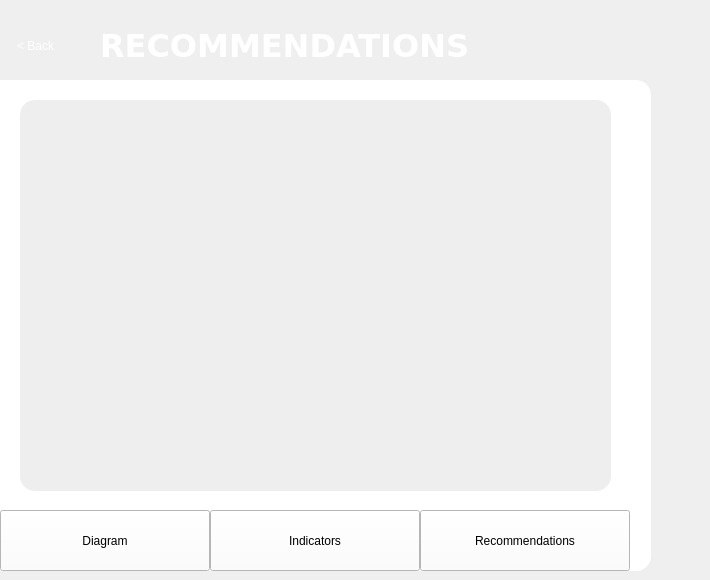
    <widget class="QWidget" name="recommendationPage">
     <widget class="QFrame" name="frame_7">
      <property name="geometry">
       <rect>
        <x>-50</x>
        <y>80</y>
        <width>701</width>
        <height>491</height>
       </rect>
      </property>
      <property name="styleSheet">
       <string notr="true">QFrame {
    border-radius: 15px;
    background-color: white;
    border: none;
    padding: 10px;
}</string>
      </property>
      <property name="frameShape">
       <enum>QFrame::StyledPanel</enum>
      </property>
      <property name="frameShadow">
       <enum>QFrame::Raised</enum>
      </property>
      <widget class="QPushButton" name="diagramButtonRec">
       <property name="geometry">
        <rect>
         <x>50</x>
         <y>430</y>
         <width>210</width>
         <height>61</height>
        </rect>
       </property>
       <property name="styleSheet">
        <string notr="true">background-color: white</string>
       </property>
       <property name="text">
        <string>Diagram</string>
       </property>
      </widget>
      <widget class="QPushButton" name="indicatorButtonRec">
       <property name="geometry">
        <rect>
         <x>260</x>
         <y>430</y>
         <width>210</width>
         <height>61</height>
        </rect>
       </property>
       <property name="styleSheet">
        <string notr="true">background-color: white;</string>
       </property>
       <property name="text">
        <string>Indicators</string>
       </property>
      </widget>
      <widget class="QPushButton" name="recommendButtonRec">
       <property name="geometry">
        <rect>
         <x>470</x>
         <y>430</y>
         <width>210</width>
         <height>61</height>
        </rect>
       </property>
       <property name="styleSheet">
        <string notr="true">background-color: white
</string>
       </property>
       <property name="text">
        <string>Recommendations</string>
       </property>
      </widget>
      <widget class="QTextEdit" name="recOutput">
       <property name="geometry">
        <rect>
         <x>70</x>
         <y>20</y>
         <width>591</width>
         <height>391</height>
        </rect>
       </property>
       <property name="styleSheet">
        <string notr="true">background: #eeeeee</string>
       </property>
      </widget>
     </widget>
     <widget class="QPushButton" name="backButtonRec">
      <property name="geometry">
       <rect>
        <x>-10</x>
        <y>30</y>
        <width>91</width>
        <height>31</height>
       </rect>
      </property>
      <property name="styleSheet">
       <string notr="true">QPushButton {
    background: transparent;
    color: white;
    border: none;
}</string>
      </property>
      <property name="text">
       <string>&lt; Back</string>
      </property>
     </widget>
     <widget class="QLabel" name="n567mn8">
      <property name="geometry">
       <rect>
        <x>100</x>
        <y>25</y>
        <width>371</width>
        <height>41</height>
       </rect>
      </property>
      <property name="font">
       <font>
        <family>DejaVu Sans</family>
        <pointsize>24</pointsize>
        <weight>75</weight>
        <bold>true</bold>
       </font>
      </property>
      <property name="styleSheet">
       <string notr="true">color: white</string>
      </property>
      <property name="text">
       <string>RECOMMENDATIONS</string>
      </property>
     </widget>
    </widget>
